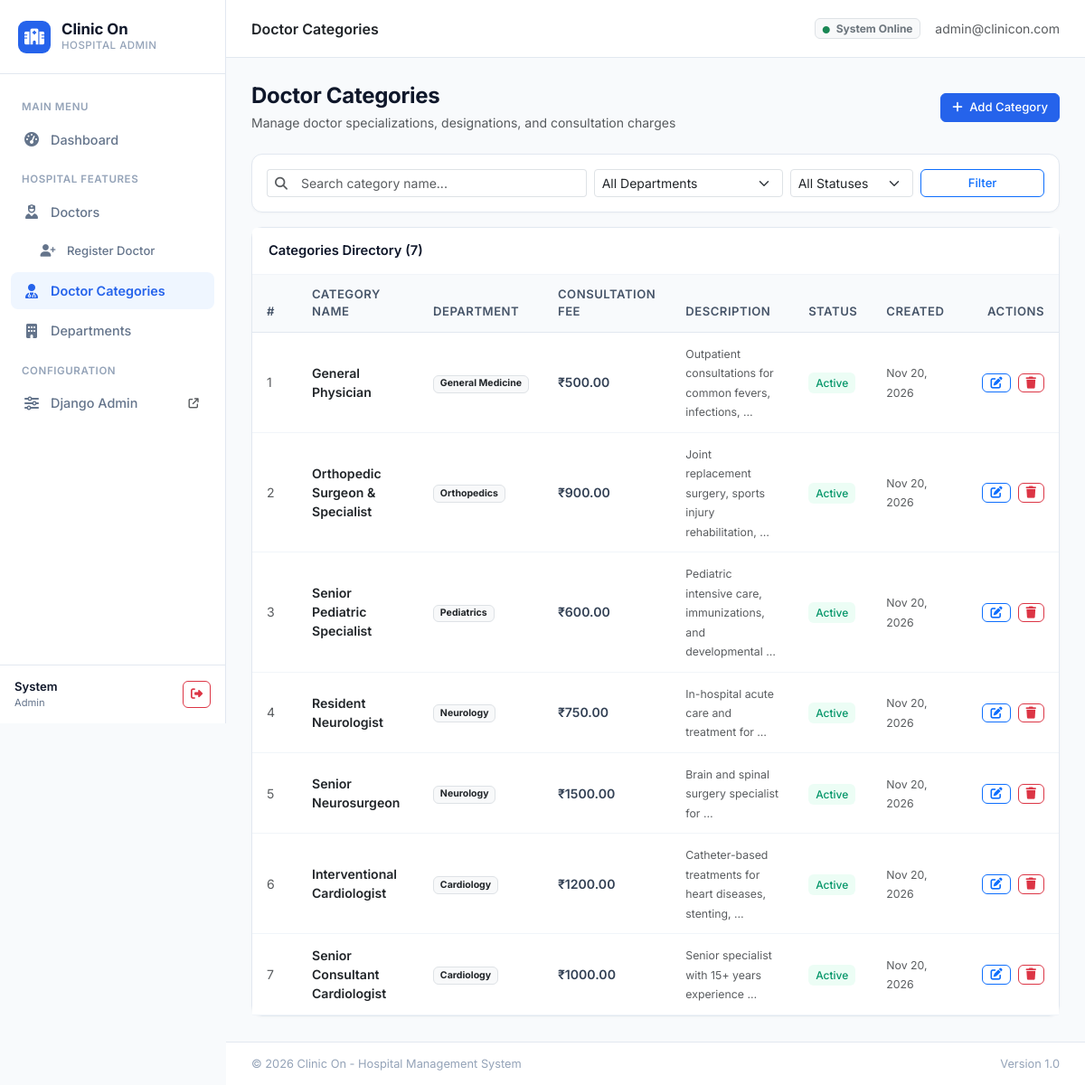
Page /categories/ (signed in) on the committed database.
### hospital/models.py (models this page shows, shortened)
class CustomUser(AbstractUser):
    ROLE_CHOICES = (
        ('Admin', 'Administrator'),
        ('Doctor', 'Doctor'),
        ('Staff', 'Hospital Staff'),
    )
    username = models.CharField(max_length=150, unique=True, blank=True, null=True)
    email = models.EmailField(unique=True, verbose_name='Email Address')
    phone = models.CharField(max_length=20, blank=True, null=True, verbose_name='Phone Number')
    role = models.CharField(max_length=20, choices=ROLE_CHOICES, default='Admin')
    created_at = models.DateTimeField(auto_now_add=True)
    USERNAME_FIELD = 'email'
    REQUIRED_FIELDS = []
    objects = CustomUserManager()
    class Meta:
        verbose_name = 'User'
        verbose_name_plural = 'Users'

class DoctorCategory(models.Model):
    name = models.CharField(max_length=120, verbose_name='Category Name')
    department = models.ForeignKey(
        Department,
        on_delete=models.CASCADE,
        related_name='doctor_categories',
        verbose_name='Department'
    )
    description = models.TextField(blank=True, null=True, verbose_name='Description')
    consultation_fee = models.DecimalField(
        max_digits=10,
        decimal_places=2,
        default=500.00,
        verbose_name='Standard Consultation Fee (₹)'
    )
    is_active = models.BooleanField(default=True, verbose_name='Is Active')
    created_at = models.DateTimeField(auto_now_add=True)
    updated_at = models.DateTimeField(auto_now=True)
    class Meta:
        verbose_name = 'Doctor Category'
        verbose_name_plural = 'Doctor Categories'
        ordering = ['-created_at']

class Department(models.Model):
    name = models.CharField(max_length=100, unique=True, verbose_name='Department Name')
    code = models.CharField(max_length=20, unique=True, blank=True, null=True, verbose_name='Department Code')
    description = models.TextField(blank=True, null=True, verbose_name='Description')
    head_of_department = models.CharField(max_length=100, blank=True, null=True, verbose_name='Head of Department (HOD)')
    is_active = models.BooleanField(default=True, verbose_name='Active Status')
    created_at = models.DateTimeField(auto_now_add=True)
    updated_at = models.DateTimeField(auto_now=True)
    class Meta:
        verbose_name = 'Department'
        verbose_name_plural = 'Departments'
        ordering = ['name']

### hospital/views.py (the view)
# urls.py: path('categories/', views.category_list_view, name='category_list'),
@login_required(login_url='login')
def category_list_view(request):
    search_query = request.GET.get('q', '').strip()
    selected_dept = request.GET.get('department', '').strip()
    status_filter = request.GET.get('status', '').strip()
    categories = DoctorCategory.objects.select_related('department').all()
    if search_query:
        categories = categories.filter(
            Q(name__icontains=search_query) |
            Q(description__icontains=search_query) |
            Q(department__name__icontains=search_query)
        )
    if selected_dept:
        categories = categories.filter(department_id=selected_dept)
    if status_filter == 'active':
        categories = categories.filter(is_active=True)
    elif status_filter == 'inactive':
        categories = categories.filter(is_active=False)
    departments = Department.objects.filter(is_active=True)
    context = {
        'categories': categories,
        'departments': departments,
        'search_query': search_query,
        'selected_dept': selected_dept,
        'status_filter': status_filter,
        'total_found': categories.count(),
    }
    return render(request, 'hospital/category_list.html', context)

### templates/hospital/category_list.html (shortened to what this page needs)
{% extends 'base.html' %}
{% block page_title %}Doctor Categories{% endblock %}
{% block content %}
<div class="d-flex flex-wrap justify-content-between align-items-center mb-4">
    <div>
        <h4 class="fw-bold mb-1" style="letter-spacing: -0.3px;">Doctor Categories</h4>
        <p class="text-muted small mb-0">Manage doctor specializations, designations, and consultation charges</p>
    </div>
    <div class="d-flex gap-2">
        <a href="{% url 'category_add' %}" class="btn btn-primary btn-sm">
            <i class="fa-solid fa-plus me-1"></i> Add Category
        </a>
    </div>
</div>
<div class="card mb-3 p-3">
    <form method="GET" action="{% url 'category_list' %}" class="row g-2 align-items-center">
        <div class="col-md-5">
            <div class="input-group input-group-sm">
                <span class="input-group-text bg-white text-muted border-end-0">
                    <i class="fa-solid fa-magnifying-glass"></i>
                </span>
                <input type="text"
                       name="q"
                       class="form-control border-start-0"
                       placeholder="Search category name..."
                       value="{{ search_query }}">
            </div>
        </div>
        <div class="col-md-3">
            <select name="department" class="form-select form-select-sm">
                <option value="">All Departments</option>
            </select>
        </div>
        <div class="col-md-2">
            <select name="status" class="form-select form-select-sm">
                <option value="">All Statuses</option>
            </select>
        </div>
        <div class="col-md-2 d-flex gap-1">
            <button type="submit" class="btn btn-outline-primary btn-sm w-100">
                Filter
            </button>
        </div>
    </form>
</div>
<div class="card">
    <div class="card-header d-flex justify-content-between align-items-center">
        <span>Categories Directory ({{ categories|length }})</span>
    </div>
    <div class="card-body p-0">
        {% if categories %}
            <div class="table-responsive">
                <table class="table mb-0">
                    <thead>
                        <tr>
                            <th style="width: 50px;">#</th>
                            <th>Category Name</th>
                            <th>Department</th>
                            <th>Consultation Fee</th>
                            <th>Description</th>
                            <th>Status</th>
                            <th>Created</th>
                            <th class="text-end" style="width: 110px;">Actions</th>
                        </tr>
                    </thead>
                    <tbody>
                        {% for cat in categories %}
                            <tr>
                                <td class="text-muted small">{{ forloop.counter }}</td>
                                <td>
                                    <div class="fw-semibold text-dark">{{ cat.name }}</div>
                                </td>
                                <td>
                                    <span class="badge bg-light text-dark border">
                                        {{ cat.department.name }}
                                    </span>
                                </td>
                                <td>
                                    <span class="fw-semibold">₹{{ cat.consultation_fee }}</span>
                                </td>
                                <td>
                                    <small class="text-muted" title="{{ cat.description }}">
                                        {{ cat.description|truncatewords:6|default:"—" }}
                                    </small>
                                </td>
                                <td>
                                    {% if cat.is_active %}
                                        <span class="badge-soft-success">Active</span>
                                    {% else %}
                                        <span class="badge-soft-secondary">Inactive</span>
                                    {% endif %}
                                </td>
                                <td>
                                    <small class="text-muted">{{ cat.created_at|date:"M d, Y" }}</small>
                                </td>
                                <td class="text-end">
                                    <a href="{% url 'category_edit' cat.pk %}" class="btn btn-outline-primary btn-sm py-0 px-2" title="Edit">
                                        <i class="fa-solid fa-pen-to-square"></i>
                                    </a>
                                    <a href="{% url 'category_delete' cat.pk %}" class="btn btn-outline-danger btn-sm py-0 px-2 ms-1" title="Delete">
                                        <i class="fa-solid fa-trash"></i>
                                    </a>
                                </td>
                            </tr>
                        {% endfor %}
                    </tbody>
                </table>
            </div>
        {% endif %}
    </div>
</div>
{% endblock %}

### templates/base.html (shortened to what this page needs)
<!DOCTYPE html>
<html lang="en">
<head>
    <link href="https://cdn.jsdelivr.net/npm/bootstrap@5.3.3/dist/css/bootstrap.min.css" rel="stylesheet">
    <link rel="stylesheet" href="https://cdnjs.cloudflare.com/ajax/libs/font-awesome/6.5.2/css/all.min.css">
</head>
<body>
    <aside class="app-sidebar" id="appSidebar">
        <div class="sidebar-brand">
            <div class="brand-badge">
                <i class="fa-solid fa-hospital"></i>
            </div>
            <div>
                <div class="brand-text">Clinic On</div>
                <div class="brand-sub">Hospital Admin</div>
            </div>
        </div>
        <ul class="sidebar-nav">
            <li class="nav-label">Main Menu</li>
            <li>
                <a href="{% url 'dashboard' %}" class="sidebar-link {% if request.resolver_match.url_name == 'dashboard' %}active{% endif %}">
                    <i class="fa-solid fa-gauge-high"></i>
                    <span>Dashboard</span>
                </a>
            </li>
            <li class="nav-label">Hospital Features</li>
            <li>
                <a href="{% url 'doctor_list' %}" class="sidebar-link {% if 'doctor' in request.resolver_match.url_name and 'category' not in request.resolver_match.url_name %}active{% endif %}">
                    <i class="fa-solid fa-user-nurse"></i>
                    <span>Doctors</span>
                </a>
            </li>
            <li>
                <a href="{% url 'doctor_register' %}" class="sidebar-link {% if request.resolver_match.url_name == 'doctor_register' %}active{% endif %}" style="padding-left: 32px; font-size: 0.82rem;">
                    <i class="fa-solid fa-user-plus" style="font-size: 0.85rem;"></i>
                    <span>Register Doctor</span>
                </a>
            </li>
            <li>
                <a href="{% url 'category_list' %}" class="sidebar-link {% if 'category' in request.resolver_match.url_name %}active{% endif %}">
                    <i class="fa-solid fa-user-doctor"></i>
                    <span>Doctor Categories</span>
                </a>
            </li>
            <li>
                <a href="{% url 'department_list' %}" class="sidebar-link {% if 'department' in request.resolver_match.url_name %}active{% endif %}">
                    <i class="fa-solid fa-building"></i>
                    <span>Departments</span>
                </a>
            </li>
            <li class="nav-label">Configuration</li>
            <li>
                <a href="/django-admin/" target="_blank" class="sidebar-link">
                    <i class="fa-solid fa-sliders"></i>
                    <span>Django Admin</span>
                    <i class="fa-solid fa-arrow-up-right-from-square ms-auto text-muted" style="font-size: 0.7rem;"></i>
                </a>
            </li>
        </ul>
        <div class="sidebar-footer">
            <div class="user-pill">
                <div class="user-info">
                    <div class="user-name">{{ request.user.first_name|default:request.user.email }}</div>
                    <div class="user-role">{{ request.user.role|default:"Administrator" }}</div>
                </div>
                <a href="{% url 'logout' %}" class="btn btn-outline-danger btn-sm p-1 px-2" title="Logout">
                    <i class="fa-solid fa-right-from-bracket"></i>
                </a>
            </div>
        </div>
    </aside>
    <div class="app-main">
        <header class="app-header">
            <div class="d-flex align-items-center gap-3">
                <div class="fw-semibold text-dark">
                    {% block page_title %}Dashboard{% endblock %}
                </div>
            </div>
            <div class="d-flex align-items-center gap-3">
                <span class="badge bg-light text-secondary border small">
                    <i class="fa-solid fa-circle text-success me-1" style="font-size: 0.5rem;"></i> System Online
                </span>
                <span class="text-muted small d-none d-sm-inline">
                    {{ request.user.email }}
                </span>
            </div>
        </header>
        <main class="content-area">
            {% block content %}{% endblock %}
        </main>
        <footer class="footer d-flex justify-content-between align-items-center">
            <span>&copy; {% now "Y" %} Clinic On - Hospital Management System</span>
            <span>Version 1.0</span>
        </footer>
    </div>
</body>
</html>

### rows in the picture
CustomUser: user.first_name "System", user.role "Admin", user.email "admin@clinicon.com"
DoctorCategory: name "General Physician", department.name "General Medicine", consultation_fee "500.00", description "Outpatient consultations for common fevers, infections, …", is_active "Active", created_at "Nov 20, 2026"
DoctorCategory: name "Orthopedic Surgeon & Specialist", department.name "Orthopedics", consultation_fee "900.00", description "Joint replacement surgery, sports injury rehabilitation, …", is_active "Active", created_at "Nov 20, 2026"
DoctorCategory: name "Senior Pediatric Specialist", department.name "Pediatrics", consultation_fee "600.00", description "Pediatric intensive care, immunizations, and developmental …", is_active "Active", created_at "Nov 20, 2026"
DoctorCategory: name "Resident Neurologist", department.name "Neurology", consultation_fee "750.00", description "In-hospital acute care and treatment for …", is_active "Active", created_at "Nov 20, 2026"
DoctorCategory: name "Senior Neurosurgeon", department.name "Neurology", consultation_fee "1500.00", description "Brain and spinal surgery specialist for …", is_active "Active", created_at "Nov 20, 2026"
DoctorCategory: name "Interventional Cardiologist", department.name "Cardiology", consultation_fee "1200.00", description "Catheter-based treatments for heart diseases, stenting, …", is_active "Active", created_at "Nov 20, 2026"
DoctorCategory: name "Senior Consultant Cardiologist", department.name "Cardiology", consultation_fee "1000.00", description "Senior specialist with 15+ years experience …", is_active "Active", created_at "Nov 20, 2026"

### other values in the picture
{{ categories|length }} "7"
